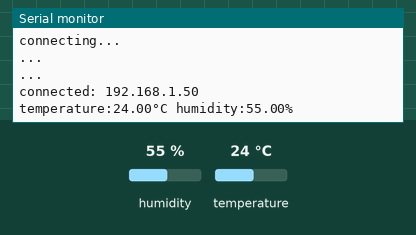
This sketch was run on a simulated ESP8266 (NodeMCU). Shown: the last lines printed to the serial monitor. The test bench sets the inputs (shaded band); at power-on: humidity 55 %, temperature 24 °C. WiFi joins after 1.5 s; servers stay silent unless stated; the local clock reads 2024-03-15 10:24:30 at power-on unless the sketch sets it; web services answer with replies made up by the test bench.

Above: at 2.7 s.
2.8 s: humidity set to 22 %
At 3.4 s:
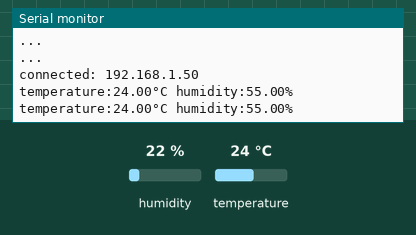
6.4 s: temperature set to 12 °C
At 7.8 s:
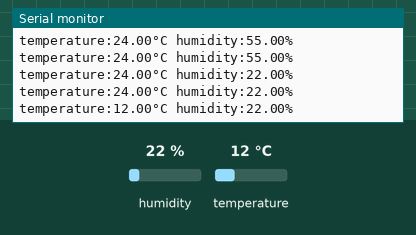
10.0 s: humidity set to 40 %
At 10.0 s:
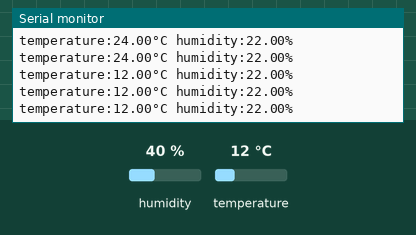
Timing chart, 0 to 13.0 s (numbered marks = the images above; inputs shaded):
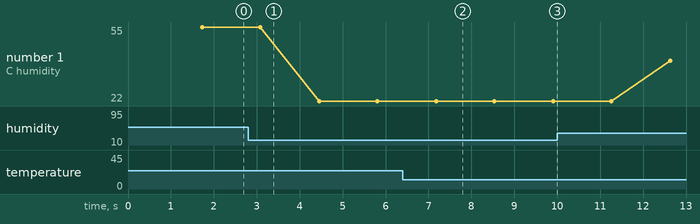

The sketch:

iot.ino
```cpp
#include <ESP8266WiFi.h>
#include <FirebaseArduino.h>
#include <ArduinoJson.h>
#include <ESP8266HTTPClient.h>
#include <DHT.h>

#define FIREBASE_HOST "first-project-2e810.firebaseio.com"
#define FIREBASE_AUTH "KIjZbaQ0vv4YUeQcfPUuHbfk12X6wPvTywi7B7ke"

#define WIFI_SSID "AndroidAP_7053"
#define WIFI_PASSWORD "12345678"

#define DHTPIN D4
#define DHTTYPE DHT11

DHT dht(DHTPIN, DHTTYPE);

void setup() {
  Serial.begin(9600);

  WiFi.begin(WIFI_SSID, WIFI_PASSWORD);
  Serial.print("connecting");
  while (WiFi.status() != WL_CONNECTED) {
    Serial.println("...");
    delay(500);
  }
  Serial.print("connected: ");
  Serial.println(WiFi.localIP());

  Firebase.begin(FIREBASE_HOST, FIREBASE_AUTH);

  dht.begin();
}

void loop() {
  int time = getCurrentTime();
  float t = dht.readTemperature();
  float h = dht.readHumidity();

  if (isnan(t) || isnan(h) || time == 0) return;

  Serial.print("temperature:");
  Serial.print(t);Serial.print("°C ");
  Serial.print("humidity:");
  Serial.print(h);
  Serial.println("%");

  DynamicJsonBuffer buffer(200);
  JsonObject& data = buffer.createObject();
  data["time"] = time;
  data["temperature"] = t;
  data["humidity"] = h;
  Firebase.push("/iot", data);
  delay(1000);
}

int getCurrentTime() {
  int time = 0;
  HTTPClient http;
  http.begin("http://worldtimeapi.org/api/timezone/Asia/Ho_Chi_Minh");
  int result = http.GET();
  if (result > 0) {
    DynamicJsonBuffer buffer(200);
    JsonObject& obj = buffer.parseObject(http.getString());
    time = obj["unixtime"];
  }
  http.end();
  return time;
}
```

Measured:
- after the input at 6.4 s, the serial monitor: prints a new line after 0.78 s (image 2)
- plotted number 1: 55 → 22 after the input at 2.8 s, 22 → 40 after the input at 10.0 s
